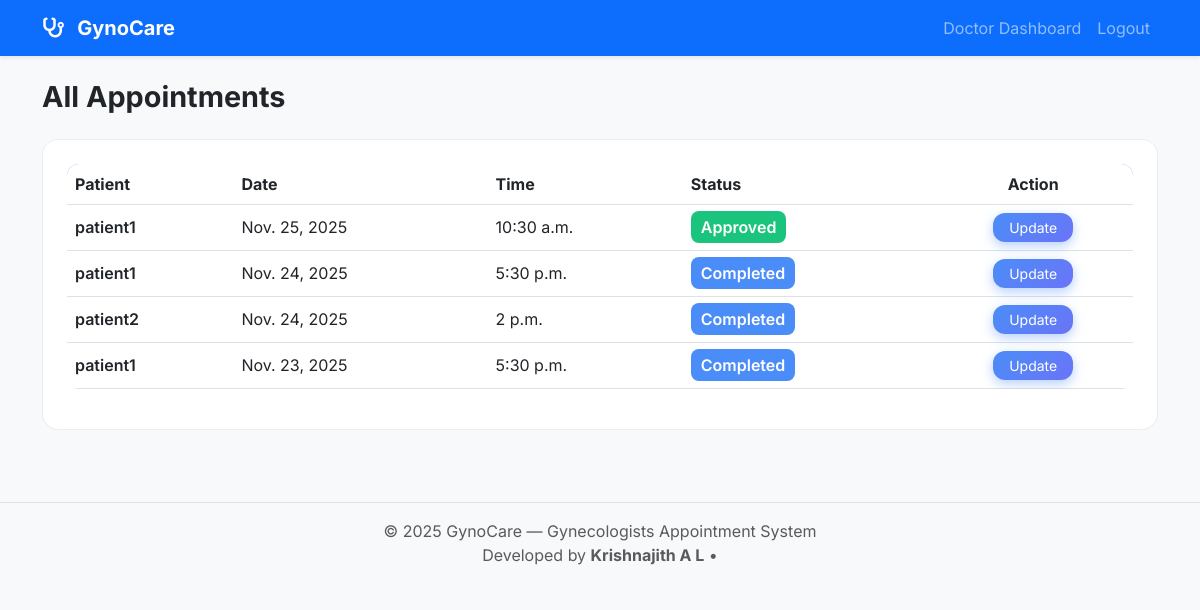
Before: /appointments/doctor/list/ (signed in) with the older database file.
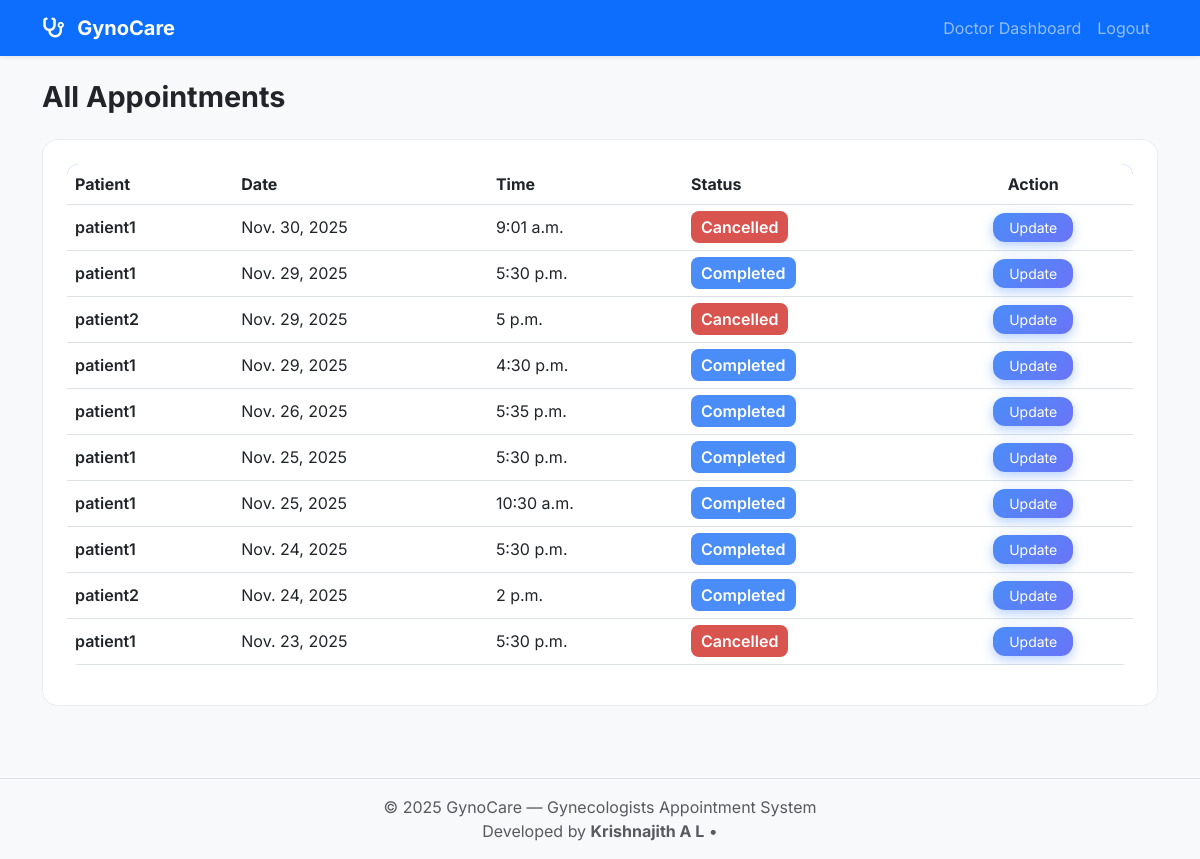
After: the same page with the newer database file.
### appointments/models.py (models this page shows, shortened)
class Appointment(models.Model):
    patient = models.ForeignKey(User, on_delete=models.CASCADE, related_name='patient_appointments')
    doctor = models.ForeignKey(User, on_delete=models.CASCADE, related_name='doctor_appointments')
    date = models.DateField()
    time = models.TimeField()
    reason = models.TextField(blank=True,null=True)
    STATUS_CHOICES = (
                      ('Pending','Pending'),
                      ('Approved','Approved'),
                      ('Completed','Completed'),
                      ('Cancelled','Cancelled'),
                      )
    status = models.CharField(max_length=20,choices=STATUS_CHOICES, default='Pending')
    created_at = models.DateTimeField(auto_now_add=True)

### users/decorators.py (the view)
        @login_required
        def wrapper(request, *args, **kwargs):
            profile = Profile.objects.get(user=request.user)
            if profile.role != allowed_role:
                return redirect('login')   # OR 'home'
            return view_func(request, *args, **kwargs)

### appointments/views.py (called while the page is built)
@role_required('doctor')
def doctor_appointment_list(request):
    profile = Profile.objects.get(user=request.user)
    if profile.role != 'doctor':
        return redirect('home')
    appointments = Appointment.objects.all().order_by('-date', '-time')
    return render(request, 'appointments/doctor_appointment_list.html', {
                                                                        'appointments': appointments,
                                                                        'show_dashboard_links': True,
                                                                        'show_logout': True,
                                                                        'title': 'All Appointents – GynoCare',
                                                                        })

### templates/appointments/doctor_appointment_list.html
{% extends 'base.html' %}
{% load static %}
{% block content %}
<h2 class="section-title mb-4">All Appointments</h2>
<div class="card glass-card p-4">
    {% if appointments %}
    <div class="table-responsive">
        <table class="table table-hover align-middle">
            <thead>
                <tr>
                    <th>Patient</th>
                    <th>Date</th>
                    <th>Time</th>
                    <th>Status</th>
                    <th class="text-center">Action</th>
                </tr>
            </thead>
            <tbody>
                {% for appt in appointments %}
                <tr>
                    <td class="fw-semibold">{{ appt.patient.username }}</td>
                    <td>{{ appt.date }}</td>
                    <td>{{ appt.time }}</td>
                    <td>
                        {% if appt.status == "Pending" %}
                            <span class="badge-pending">Pending</span>
                        {% elif appt.status == "Approved" %}
                            <span class="badge-approved">Approved</span>
                        {% elif appt.status == "Completed" %}
                            <span class="badge-completed">Completed</span>
                        {% else %}
                            <span class="badge-cancelled">Cancelled</span>
                        {% endif %}
                    </td>
                    <td class="text-center">
                        <a href="{% url 'update_status' appt.id %}"
                           class="btn btn-sm primary-btn px-3">
                           Update
                        </a>
                    </td>
                </tr>
                {% endfor %}
            </tbody>
        </table>
    </div>
    {% else %}
        <p class="text-muted">No appointments found.</p>
    {% endif %}
</div>
{% endblock %}

Changed rows visible on the page:
added Appointment: patient.username "patient1", date "Nov. 30, 2025", time "9:01 a.m.", status "Cancelled"
added Appointment: patient.username "patient1", date "Nov. 29, 2025", time "5:30 p.m.", status "Completed"
added Appointment: patient.username "patient2", date "Nov. 29, 2025", time "5 p.m.", status "Cancelled"
added Appointment: patient.username "patient1", date "Nov. 29, 2025", time "4:30 p.m.", status "Completed"
added Appointment: patient.username "patient1", date "Nov. 26, 2025", time "5:35 p.m.", status "Completed"
added Appointment: patient.username "patient1", date "Nov. 25, 2025", time "5:30 p.m.", status "Completed"
changed Appointment (number 7 of 10 on the later page): status "Approved" → "Completed"
changed Appointment "Nov. 23, 2025": status "Completed" → "Cancelled"
